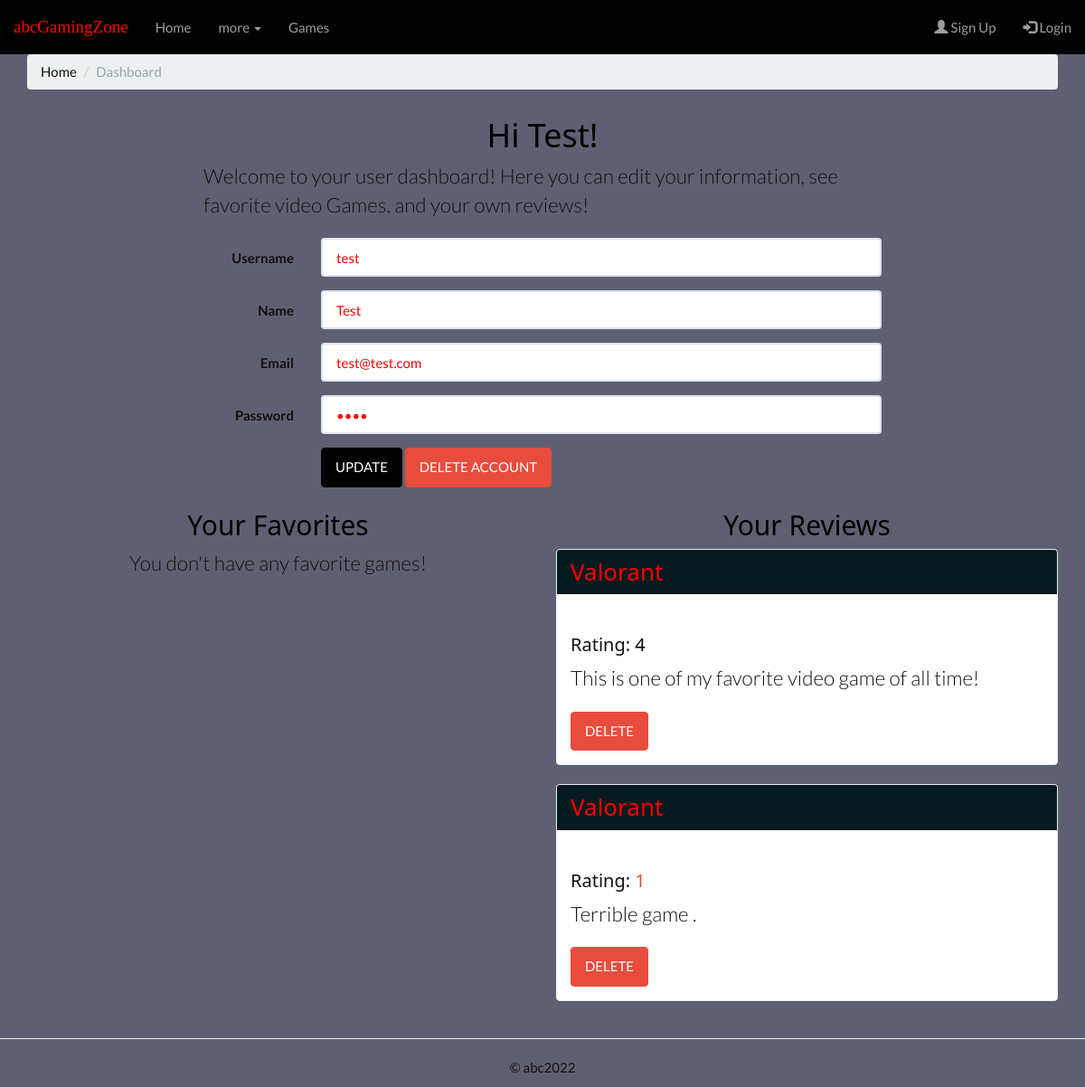
The page /useraccount.php (signed in) on the database its author committed.
### tables this page shows
CREATE TABLE `users` (
  `user_id` int(11) unsigned NOT NULL AUTO_INCREMENT,
  `user_name` varchar(50) NOT NULL DEFAULT '',
  `user_full_name` varchar(150) NOT NULL DEFAULT '',
  `user_email` varchar(255) NOT NULL DEFAULT '',
  `user_password` varchar(255) NOT NULL DEFAULT '',
  `user_role` int(11) NOT NULL,
  PRIMARY KEY (`user_id`)
);

CREATE TABLE `reviews` (
  `review_id` int(11) unsigned NOT NULL AUTO_INCREMENT,
  `review_game_id` int(11) unsigned NOT NULL,
  `review_user_id` int(11) unsigned NOT NULL,
  `review_rating` int(11) NOT NULL,
  `review_content` varchar(255) NOT NULL DEFAULT '',
  PRIMARY KEY (`review_id`),
  KEY `users_foreign_key` (`review_user_id`),
  KEY `games_foreign_key` (`review_game_id`),
  CONSTRAINT `games_foreign_key` FOREIGN KEY (`review_game_id`) REFERENCES `games` (`game_id`) ON DELETE CASCADE ON UPDATE CASCADE,
  CONSTRAINT `users_foreign_key` FOREIGN KEY (`review_user_id`) REFERENCES `users` (`user_id`) ON DELETE CASCADE ON UPDATE CASCADE
);

CREATE TABLE `games` (
  `game_id` int(11) unsigned NOT NULL AUTO_INCREMENT,
  `game_name` varchar(255) NOT NULL DEFAULT '',
  `game_year` int(4) NOT NULL,
  `game_rating` varchar(10) NOT NULL DEFAULT '',
  `game_bio` varchar(255) DEFAULT NULL,
  `game_img` varchar(200) NOT NULL,
  PRIMARY KEY (`game_id`)
);

### useraccount.php (the view, shortened to what this page needs)
<?php
require_once ('includes/header.php');
require_once ('includes/database.php');
$user_id = $session_id;
$query_str = "SELECT * FROM users WHERE user_id=" . $user_id;
$review_str = "select review_content, review_id, review_rating, game_name, game_id from reviews join games on reviews.review_game_id=games.game_id where reviews.review_user_id=" . $user_id;
$result = $conn->query($query_str);
$review_result = $conn->query($review_str);
$result_row = $result->fetch_assoc();
if (!$result) {
	$errno = $conn->errno;
	$errmsg = $conn->error;
	echo "Selection failed with: ($errno) $errmsg<br/>\n";
	$conn->close();
	exit;
} else {
	?>
	<div class="container wrapper">
		<ul class="breadcrumb">
			<li><a href="index.php">Home</a></li>
			<li class="active">Dashboard</li>
		</ul>
		<div class="row">
			<div class="col-xs-8 col-xs-offset-2">
				<h1 class="text-center text-success">Hi <?php echo $name; ?>!</h1>
				<p class="lead">Welcome to your user dashboard! Here you can edit your information, see favorite video Games, and your own reviews!</p>
			</div>
		</div>
		<div class="row">
			<div class="col-xs-8 col-xs-offset-2">
				<form name="edituser" class="form-horizontal" role="form" action="updateaccount.php" method="get" enctype="text/plain">
					<div class="form-group">
						<label for="newUserName" class="col-sm-2 control-label">Username</label>
						<div class="col-sm-10">
							<input type="text" class="form-control" id="newUserName" name="username" value="<?php echo $result_row['user_name']; ?>" required>
						</div>
					</div>
					<div class="form-group">
						<label for="newName" class="col-sm-2 control-label">Name</label>
						<div class="col-sm-10">
							<input type="text" class="form-control" id="newName" name="name" value="<?php echo $result_row['user_full_name']; ?>" required>
						</div>
					</div>
					<div class="form-group">
						<label for="newEmail" class="col-sm-2 control-label">Email</label>
						<div class="col-sm-10">
							<input type="email" class="form-control" id="newEmail" name="email" value="<?php echo $result_row['user_email']; ?>" required>
						</div>
					</div>
					<div class="form-group">
						<label for="newPassword" class="col-sm-2 control-label">Password</label>
						<div class="col-sm-10">
							<input type="password" class="form-control" id="newPassword" name="password" value="<?php echo $result_row['user_password']; ?>" required>
						</div>
					</div>
					<div class="form-group">
						<div class="col-sm-offset-2 col-sm-10">
							<a href="javascript:document.edituser.submit()" class="btn btn-success">UPDATE</a>
							<a class="btn btn-danger" href="deleteuser.php?id=<?php echo $result_row['user_id'] ?>">DELETE ACCOUNT</a>
						</div>
					</div>
				</form>
			</div>
		</div>
		<div class="row">
			<div class="col-xs-6">
				<h2 class="text-center text-success">Your Favorites</h2>
				<?php
				if (isset($items)) {
					$items_count_value = array_count_values($items);
					foreach ($items_count_value as $id => $qty) {
						$query_str = "SELECT * FROM games WHERE game_id=" . $id;
						$result = $conn->query($query_str);
						$result_row = $result->fetch_assoc();
						$id = $result_row['game_id'];
						$img = $result_row['game_img'];
						$title = "<a href='gamedetails.php?id= " . $result_row['game_id'] . "'>" . $result_row['game_name'] . "</a>";
						?>
						<div class="row game-list">
							<div class="col-xs-12">
								<div class="panel panel-default">
									<div class="panel-heading">
										<h3 class="panel-title">
											<?php echo "$title";?>
										</h3>
									</div>
								</div>
							</div>
						</div>
					<?php
					}
				}else {
					echo "<p class='lead text-center'>You don't have any favorite games!</p>";
				}
				?>
			</div>
			<div class="col-xs-6">
				<h2 class="text-center text-success">Your Reviews</h2>
				<?php
					while ($review_row = $review_result->fetch_assoc()) { ?>
						<div class="panel panel-default">
							<div class="panel-heading game-list">
								<h3 class="panel-title">
									<a href="gamedetails.php?id=<?= $review_row['game_id'] ?>"><?= $review_row['game_name'] ?></a>
								</h3>
							</div>
							<div class="panel-body">
								<h4>Rating: <span class="<?php
									if ($review_row['review_rating'] >= 4) {
										echo 'text-success';
									} elseif ($review_row['review_rating'] < 2) {
										echo 'text-danger';
									}
									?>"> <?= $review_row['review_rating'] ?></span></h4>
								<p class="lead"><?= $review_row['review_content'] ?></p>
								<a class="btn btn-danger" href="deletereview.php?id=<?= $review_row['review_id'] ?>">DELETE</a>
							</div>
						</div>
					<?php
					} ?>
			</div>
		</div>
	</div>
<?php
}
include ('includes/footer.php');
?>

### assets/css/new.css (style rules this page uses)
html { box-sizing: border-box }
*, *:before, *:after { box-sizing: inherit }
html { -ms-text-size-adjust: 100%; -webkit-text-size-adjust: 100% }
body { margin: 0 }
a { background-color: transparent }
button, input, select, textarea, optgroup { font: inherit; margin: 0 }
button, input { overflow: visible }
html, body { font-family: Verdana, sans-serif; font-size: 15px; line-height: 1.5 }
html { overflow-x: hidden }
h1 { font-size: 36px }
h2 { font-size: 30px }
h3 { font-size: 24px }
h4 { font-size: 20px }
h1, h2, h3, h4, h5, h6 { font-family: "Segoe UI", Arial, sans-serif; font-weight: 400; margin: 10px 0 }
a { color: inherit }

### includes/header.php (style rules this page uses)
body { font-family: "Lato", sans-serif }

### rows shown on the page
users: username "test", name "Test", email "test@test.com"
reviews: review_game.game_name "Valorant", review_rating "4", review_content "This is one of my favorite video game of all time!"
reviews: review_game.game_name "Valorant", review_rating "1", review_content "Terrible game ."

### other values the page prints
$name "Test"
